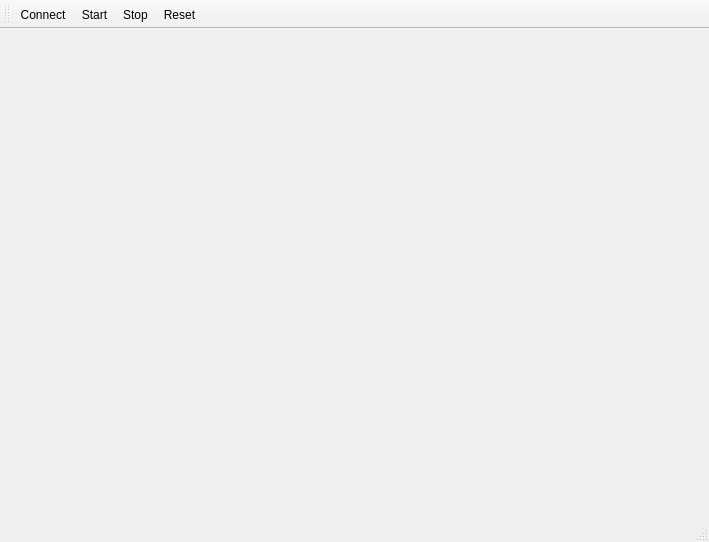
<?xml version="1.0" encoding="UTF-8"?>
<ui version="4.0">
 <class>GUI</class>
 <widget class="QMainWindow" name="GUI">
  <property name="geometry">
   <rect>
    <x>0</x>
    <y>0</y>
    <width>709</width>
    <height>542</height>
   </rect>
  </property>
  <property name="windowTitle">
   <string>GUI</string>
  </property>
  <widget class="QWidget" name="centralWidget"/>
  <widget class="QToolBar" name="mainToolBar">
   <attribute name="toolBarArea">
    <enum>TopToolBarArea</enum>
   </attribute>
   <attribute name="toolBarBreak">
    <bool>false</bool>
   </attribute>
   <addaction name="actionConnect"/>
   <addaction name="actionStartSim"/>
   <addaction name="actionStopSim"/>
   <addaction name="actionReset"/>
  </widget>
  <widget class="QStatusBar" name="statusBar"/>
  <action name="actionConnect">
   <property name="text">
    <string>Connect</string>
   </property>
  </action>
  <action name="actionStartSim">
   <property name="text">
    <string>Start</string>
   </property>
  </action>
  <action name="actionStopSim">
   <property name="text">
    <string>Stop</string>
   </property>
  </action>
  <action name="actionReset">
   <property name="text">
    <string>Reset</string>
   </property>
  </action>
 </widget>
 <layoutdefault spacing="6" margin="11"/>
 <resources/>
 <connections/>
</ui>
